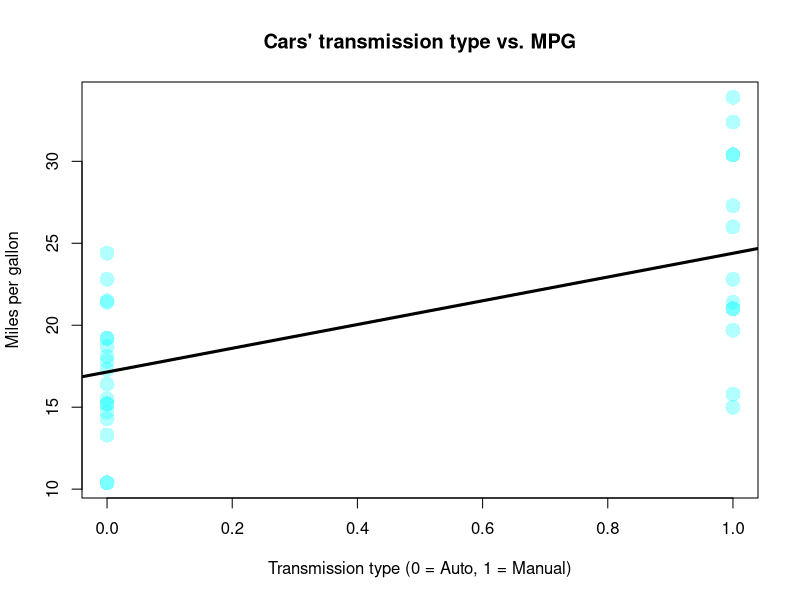
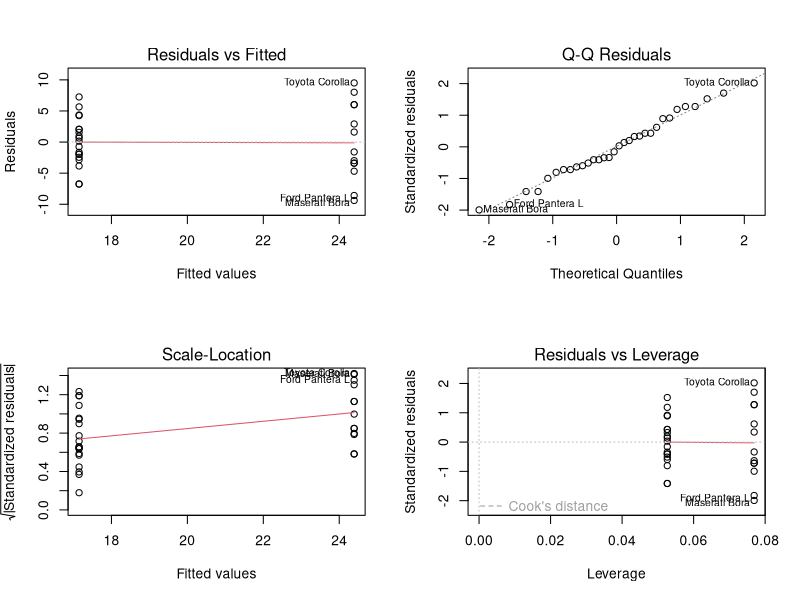
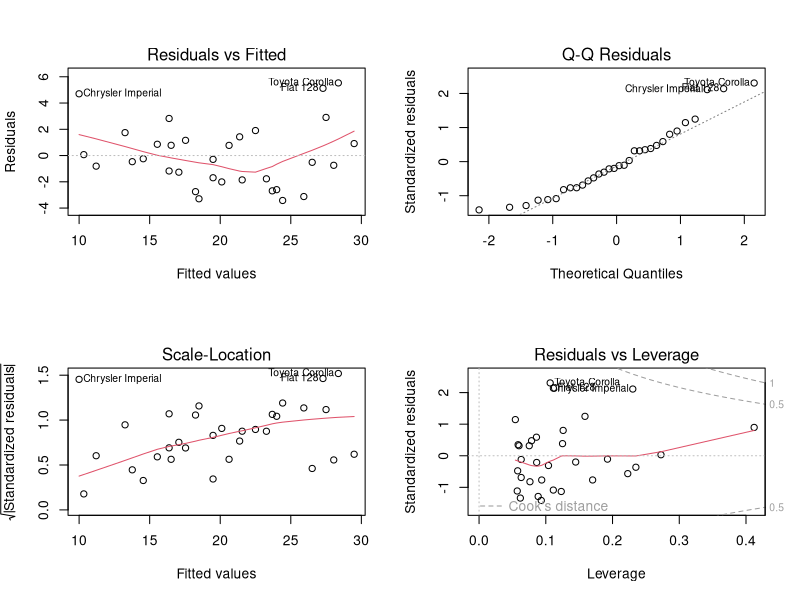

R code for these plots, in order:
## ---- chunk 1
knitr::opts_chunk$set(echo = TRUE)
library(car)
## ---- chunk 2
mtcars_auto <- subset(mtcars, mtcars$am == 0)
mtcars_manual <- subset(mtcars, mtcars$am == 1)
t.test(mtcars_auto$mpg, mtcars_manual$mpg, alternative = "less")
## ---- chunk 3
fit_am <- lm(formula = mpg ~ am, data = mtcars)
summary(fit_am)
plot(mtcars$am, mtcars$mpg, pch = 16, cex = 2, col = rgb(0, 1, 1, 0.3), xlab="Transmission type (0 = Auto, 1 = Manual)", ylab = "Miles per gallon", main = "Cars' transmission type vs. MPG")
abline(a = fit_am$coefficients[1], b = fit_am$coefficients[2], lwd = 3)
## ---- chunk 4
par(mfrow=c(2,2))
plot(fit_am)
par(mfrow=c(1,1))
## ---- chunk 5
cor(mtcars$mpg, mtcars)
## ---- chunk 6
fit_multi <- lm(formula = mpg ~ am + wt + hp + cyl + disp, data = mtcars)
summary(fit_multi)
sqrt(vif(fit_multi))
## ---- chunk 7
fit_am_wt_hp <- lm(formula = mpg ~ am + wt + hp, data = mtcars)
summary(fit_am_wt_hp)
sqrt(vif(fit_am_wt_hp))
par(mfrow=c(2,2))
plot(fit_am_wt_hp)
par(mfrow=c(1,1))
## ---- chunk 8
anova(fit_am,
      lm(formula = mpg ~ am + wt, data = mtcars),
      fit_am_wt_hp,
      lm(formula = mpg ~ am + wt + hp + cyl, data = mtcars),
      fit_multi,
      lm(formula = mpg ~ ., data = mtcars))
